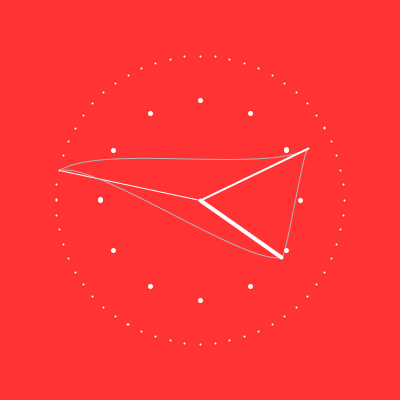
Frame 1 (no input)
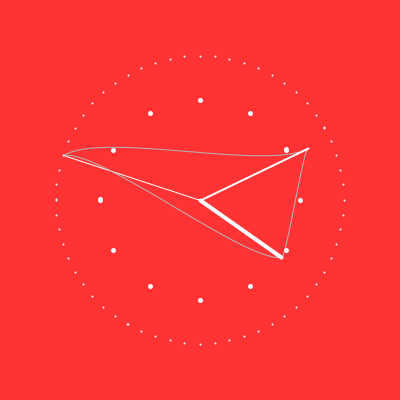
Frame 60 (the mouse pressed at the canvas centre just before this capture)
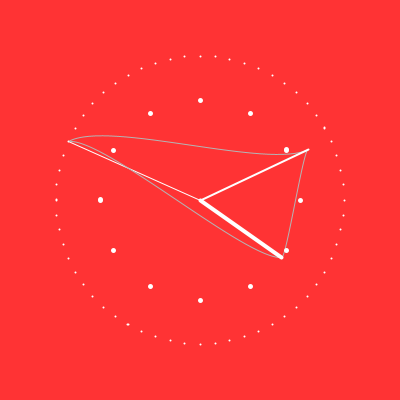
Frame 120 (the mouse held since frame 60 and released just before this capture)

The Processing sketch that drew these frames (run headless with seeded random() and noise(); from frame 60 on, the mouse is pressed at the canvas centre):

// Processing sketch: processing_69374
// ── processing_69374.pde

// Made by Gerard Westerhof, 500546677, DMCI_DV
/*
Site's used:
http://processing.org/learning/basics/clock.html
http://processingjs.org/reference/curve_/
*/
 
int cx, cy;
float secondsRadius;
float minutesRadius;
float hoursRadius;
float clockDiameter;
 
void setup() {
  size(400, 400);
  stroke(255);
  
  int radius = min(width, height) / 2;
  secondsRadius = radius * 0.72;
  minutesRadius = radius * 0.60;
  hoursRadius = radius * 0.50;
  clockDiameter = radius * 1.8;
  
  cx = width / 2;
  cy = height / 2;
}
 
void draw() {
  background(255,51,52);
  
  float s = map(second(), 0, 60, 0, TWO_PI) - HALF_PI;
  float m = map(minute() + norm(second(), 0, 60), 0, 60, 0, TWO_PI) - HALF_PI; 
  float h = map(hour() + norm(minute(), 0, 60), 0, 24, 0, TWO_PI * 2) - HALF_PI;
  
  // Draw the hands of the clock
  stroke(255);
  strokeWeight(1);
  line(cx, cy, cx + cos(s) * secondsRadius, cy + sin(s) * secondsRadius);
  noFill();
  stroke(180);
  curve(cx + cos(s) * secondsRadius, 
        cy + sin(s) * secondsRadius+140, 
        cx + cos(s) * secondsRadius, 
        cy + sin(s) * secondsRadius, 
        cx + cos(m) * minutesRadius, 
        cy + sin(m) * minutesRadius, 
        cx + cos(m) * minutesRadius, 
        cy + sin(m) * minutesRadius-130
  );
  curve(cx + cos(m) * minutesRadius, 
        cy + sin(m) * minutesRadius+140, 
        cx + cos(m) * minutesRadius, 
        cy + sin(m) * minutesRadius,
        cx + cos(h) * hoursRadius,
        cy + sin(h) * hoursRadius,
        cx + cos(h) * hoursRadius,
        cy + sin(h) * hoursRadius-130
  );
  curve(cx + cos(s) * secondsRadius, 
        cy + sin(s) * secondsRadius+140, 
        cx + cos(s) * secondsRadius, 
        cy + sin(s) * secondsRadius,
        cx + cos(h) * hoursRadius,
        cy + sin(h) * hoursRadius,
        cx + cos(h) * hoursRadius,
        cy + sin(h) * hoursRadius-130
  );
  stroke(255);
  strokeWeight(2);
  line(cx, cy, cx + cos(m) * minutesRadius, cy + sin(m) * minutesRadius);
  strokeWeight(4);
  line(cx, cy, cx + cos(h) * hoursRadius, cy + sin(h) * hoursRadius);
  
  // Draw the minute ticks
  strokeWeight(2);
  beginShape(POINTS);
  for (int a = 0; a < 360; a+=6) {
    float angle = radians(a);
    float x = cx + cos(angle) * secondsRadius;
    float y = cy + sin(angle) * secondsRadius;
    vertex(x, y);
  }
  endShape();
  
  
  strokeWeight(5);
  beginShape(POINTS);
  for (int a = 0; a < 360; a+=30) {
    float angle = radians(a);
    float x = cx + cos(angle) * hoursRadius;
    float y = cy + sin(angle) * hoursRadius;
    vertex(x, y);
  }
  endShape();
  
}
